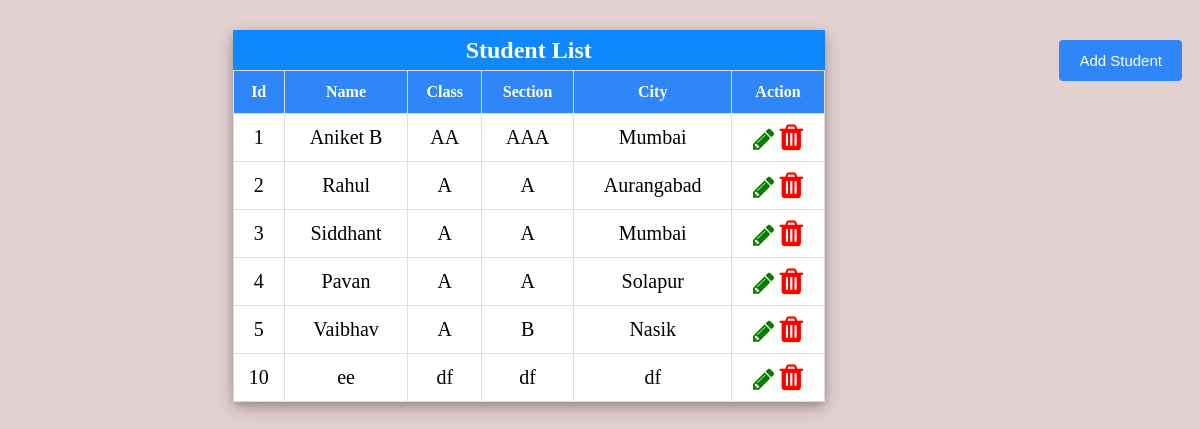
The page / on the database its author committed.
### practice/models.py (models this page shows)
class Student(models.Model):
    studentID=models.IntegerField()
    studentName=models.CharField(max_length=60)
    studentClass=models.CharField(max_length=20)
    studentSection=models.CharField(max_length=20)
    studentCity=models.CharField(max_length=20)

### practice/views.py (the view)
# urls.py: path('', views.home, name="home"),
def home(request):
    return getStudentInfo(request)

### practice/views.py (called while the page is built)
def getStudentInfo(request):
    studs=Student.objects.all()
    names=Student.objects.values_list('studentName',flat=True)
    return render(request,"digikull/home.html",{"students":studs,'names':names})

### practice/Templates/digikull/home.html (shortened to what this page needs)
{% load static %}
<!DOCTYPE html>
<html lang="en">
<head>
    <link rel="stylesheet" href="https://cdnjs.cloudflare.com/ajax/libs/font-awesome/4.7.0/css/font-awesome.min.css">
<link rel="stylesheet" type="text/css" href={%static '/css/registration.css'%}>
</head>
<body>
    {%if students%}
    <div class="Tipcalc">
    <div class="container " >
		<div class="heading">
			<h2>Student List</h2>
		</div>
    <table class='customer-table'>
        <thead>
        <tr>
        <th> Id</th>
        <th>Name</th>
        <th>Class</th>
        <th>Section</th>
        <th>City</th>
        <th>Action</th>
    </tr>
</thead>
    {%for student in students %}
    <tr>
      <td data-column="Id"><a href="{% url 'studentDetails' %}?data={{student.studentID}}">{{student.studentID}} </a></td>
      <td data-column="Name">{{student.studentName}} </td>
      <td data-column="Class">{{student.studentClass}} </td>
      <td data-column="Section">{{student.studentSection}} </td>
      <td data-column="City">{{student.studentCity}} </td>
      <td data-column="delete"><a href="{% url 'studentDetails' %}?data={{student.studentID}}"><i class="fa fa-pencil" title="Edit"></i></a> <a href="{% url 'deleteStuds' %}?data={{student.studentID}}"><i class="fa fa-trash" title="Delete"></i></a></td>
    </tr>
    {% endfor %}
</table>
          </div>
          <div style='text-align:center'>
            <a href="{% url 'registration' %}">
         <input type="submit" value="Add Student" style='margin:10px'></a>
                  </div>
</div>
    {% else %}
        <td>No data found from practice app</td>
    {% endif %}
</body>
</html>

### practice/static/css/registration.css (style rules this page uses)
body { background:#E3D0D0; }
input[type=submit] { background-color: #2E86F8; color: white; padding: 12px 20px; border: none; border-radius: 4px; cursor: pointer; margin-right: 20px; margin-bottom: 15px; font-size: 15px; }
.heading { text-align: center; background-color: #0F87FF; color: white; height: 40px; line-height: 40px; margin-top: -20px; }
.Tipcalc { margin: 30px 0px; display: flex; }
.Tipcalc .container { width: 50%; border-radius: 5px; background-color: #f2f2f2; box-shadow: 0 4px 8px 0 rgba(0, 0, 0, 0.2), 0 6px 20px 0 rgba(0, 0, 0, 0.19); margin: auto; }
.fa { cursor: pointer; font-size: 25px; }
.fa-trash { color: red; font-size: 30px; }
.fa-pencil { color: green; }
.customer-table { border-collapse: collapse; width: 100%; background-color: white; }
.customer-table td, .customer-table th { border: 1px solid #ddd; padding: 8px; text-align: center; }
.customer-table th { padding-top: 12px; padding-bottom: 12px; background-color: #2E86F8; color: white; }
a { text-decoration: none; color: black; }
td { font-size: 20px; }

### rows shown on the page
Student: studentID "1", studentName "Aniket B", studentClass "AA", studentSection "AAA", studentCity "Mumbai"
Student: studentID "2", studentName "Rahul", studentClass "A", studentSection "A", studentCity "Aurangabad"
Student: studentID "3", studentName "Siddhant", studentClass "A", studentSection "A", studentCity "Mumbai"
Student: studentID "4", studentName "Pavan", studentClass "A", studentSection "A", studentCity "Solapur"
Student: studentID "5", studentName "Vaibhav", studentClass "A", studentSection "B", studentCity "Nasik"
Student: studentID "10", studentName "ee", studentClass "df", studentSection "df", studentCity "df"
